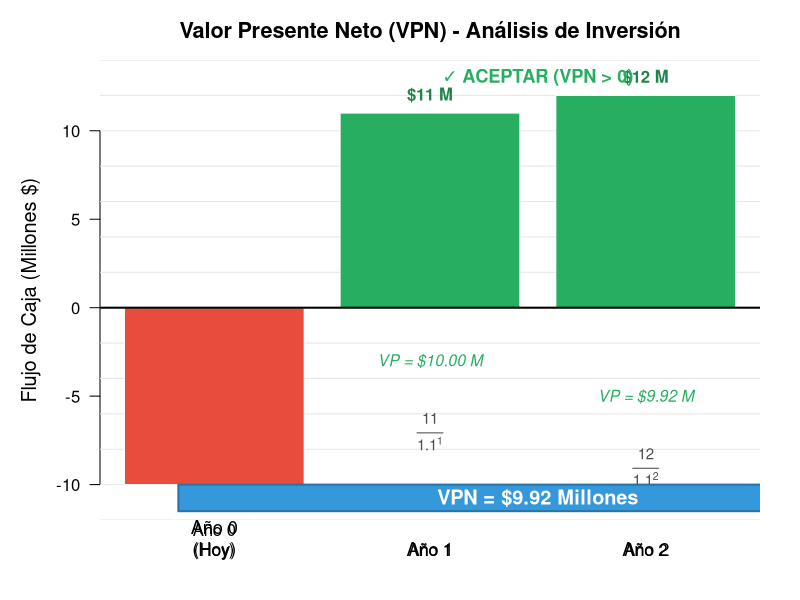

Reproduce this figure in R.
# Script R para generar gráfico de Valor Presente Neto (Pregunta 42)
# Visualiza los flujos de caja y el cálculo del VPN

# Definir archivo de salida
output_file <- "images/q42_vpn.png"
dir.create(dirname(output_file), showWarnings = FALSE, recursive = TRUE)

# Abrir dispositivo PNG
png(output_file, width = 7, height = 5.5, units = "in", res = 300)

# Configurar márgenes
par(mar = c(4, 5, 3, 2), family = "sans")

# Datos del problema
periodos <- c(0, 1, 2)
flujos_nominales <- c(-10, 11, 12)  # Millones
tasa <- 0.10

# Calcular valores presentes
VP <- flujos_nominales / (1 + tasa)^periodos
VPN_total <- sum(VP)

# Crear gráfico de barras
barplot_result <- barplot(flujos_nominales, 
        names.arg = c("Año 0\n(Hoy)", "Año 1", "Año 2"),
        col = c("#E74C3C", "#27AE60", "#27AE60"),
        border = "white",
        ylim = c(-12, 14),
        ylab = "Flujo de Caja (Millones $)",
        main = "Valor Presente Neto (VPN) - Análisis de Inversión",
        cex.lab = 1.2, cex.main = 1.3, cex.names = 1.1,
        las = 1)

# Agregar grid horizontal
abline(h = seq(-12, 14, by = 2), col = "gray90", lty = 1)

# Redibujar barras sobre el grid
barplot(flujos_nominales, 
        names.arg = c("Año 0\n(Hoy)", "Año 1", "Año 2"),
        col = c("#E74C3C", "#27AE60", "#27AE60"),
        border = "white",
        add = TRUE,
        axes = FALSE)

# Línea de referencia en cero
abline(h = 0, lwd = 2, col = "black")

# Etiquetas de valores nominales
text(barplot_result[1], flujos_nominales[1] - 1, 
     sprintf("$%.0f M\n(Inversión)", abs(flujos_nominales[1])), 
     cex = 1, col = "white", font = 2)
text(barplot_result[2], flujos_nominales[2] + 1, 
     sprintf("$%.0f M", flujos_nominales[2]), 
     cex = 1, col = "#1E8449", font = 2)
text(barplot_result[3], flujos_nominales[3] + 1, 
     sprintf("$%.0f M", flujos_nominales[3]), 
     cex = 1, col = "#1E8449", font = 2)

# Mostrar valores presentes (descontados)
text(barplot_result[2], -3, 
     sprintf("VP = $%.2f M", VP[2]), 
     cex = 0.95, col = "#27AE60", font = 3)
text(barplot_result[3], -5, 
     sprintf("VP = $%.2f M", VP[3]), 
     cex = 0.95, col = "#27AE60", font = 3)

# Fórmulas de descuento
text(barplot_result[2], -7, 
     expression(frac(11, 1.1^1)), 
     cex = 0.9, col = "gray30")
text(barplot_result[3], -9, 
     expression(frac(12, 1.1^2)), 
     cex = 0.9, col = "gray30")

# Resultado VPN
rect(xleft = 0.5, xright = 4.5, ybottom = -11.5, ytop = -10, 
     col = "#3498DB", border = "#2874A6", lwd = 2)
text(2.5, -10.75, 
     sprintf("VPN = $%.2f Millones", VPN_total), 
     cex = 1.2, col = "white", font = 2)

# Interpretación
if (VPN_total > 0) {
  interpretacion <- "✓ ACEPTAR (VPN > 0)"
  color_interp <- "#27AE60"
} else if (VPN_total < 0) {
  interpretacion <- "✗ RECHAZAR (VPN < 0)"
  color_interp <- "#E74C3C"
} else {
  interpretacion <- "INDIFERENTE (VPN = 0)"
  color_interp <- "#F39C12"
}

text(2.5, 13, interpretacion, cex = 1.1, col = color_interp, font = 2)

# Nota sobre tasa de descuento
text(2.5, -12.5, 
     "Tasa de descuento: 10% anual", 
     cex = 0.95, col = "gray30", font = 3)

dev.off()

cat("✓ Gráfico de VPN guardado en:", output_file, "\n")
